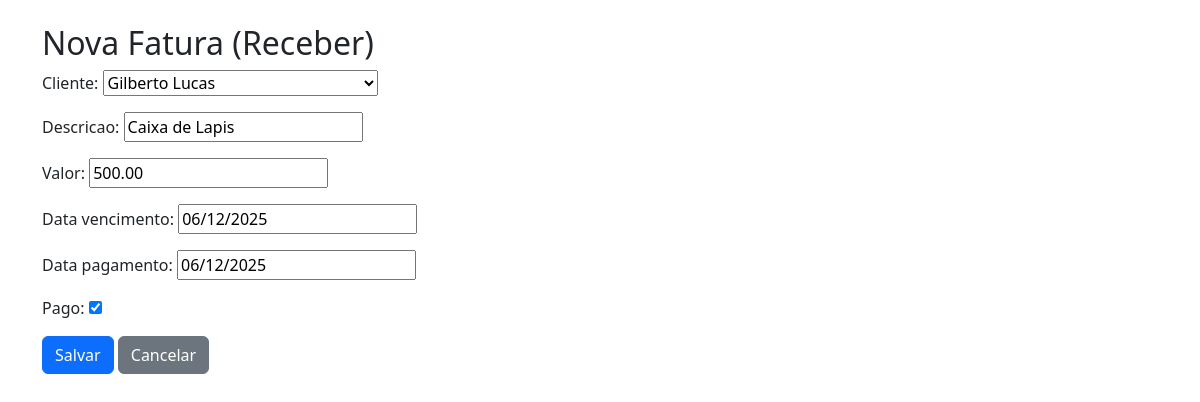
The page /financeiro/receber/editar/1/ (signed in) on the database as committed earlier.
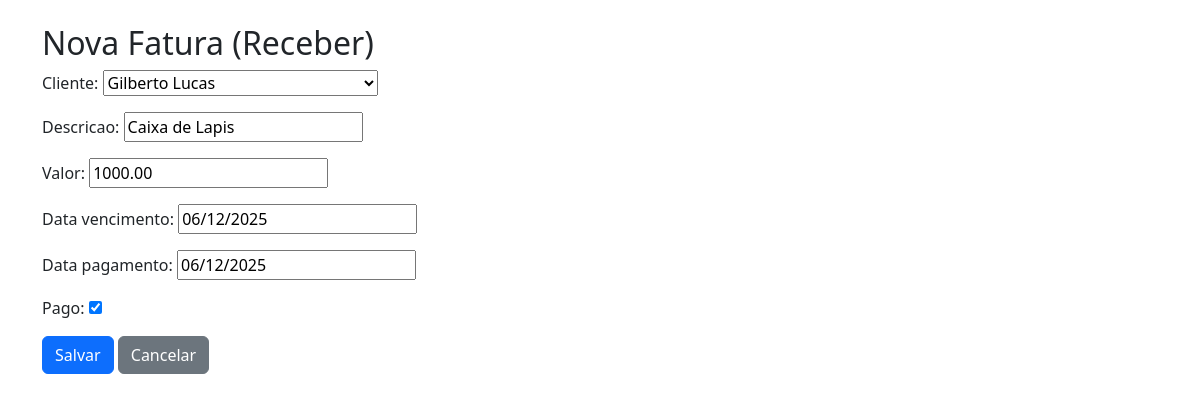
The same page on the database as committed later.
### financeiro/models.py (models this page shows, shortened)
class ContaReceber(models.Model):
    cliente = models.ForeignKey(Cliente, on_delete=models.CASCADE)
    descricao = models.CharField(max_length=200)
    valor = models.DecimalField(max_digits=10, decimal_places=2)
    data_vencimento = models.DateField()
    data_pagamento = models.DateField(null=True, blank=True)
    pago = models.BooleanField(default=False)

### financeiro/views.py (the view)
# urls.py: path('receber/editar/<int:conta_id>/', views.editar_conta_receber, name='editar_conta_receber'),
@login_required
def editar_conta_receber(request, conta_id):
    conta = get_object_or_404(ContaReceber, id=conta_id)
    if request.method == 'POST':
        form = ContaReceberForm(request.POST, instance=conta)
        if form.is_valid():
            form.save()
            return redirect('lista_contas_receber')
    else:
        form = ContaReceberForm(instance=conta)
    return render(request, 'financeiro/form_receber.html', {'form': form})

### financeiro/forms.py
class ContaReceberForm(forms.ModelForm):
    class Meta:
        model = ContaReceber
        fields = '__all__'

### clientes/models.py (called while the page is built)
    def __str__(self):
        return self.nome

### Templates/financeiro/form_receber.html (shortened to what this page needs)
<!DOCTYPE html>
<html>
<head>
    <link href="https://cdn.jsdelivr.net/npm/bootstrap@5.3.0/dist/css/bootstrap.min.css" rel="stylesheet">
</head>
<body class="p-4">
<div class="container">
    <h2>Nova Fatura (Receber)</h2>
    <form method="post">
        {{ form.as_p }}
        <button type="submit" class="btn btn-primary">Salvar</button>
        <a href="{% url 'lista_contas_receber' %}" class="btn btn-secondary">Cancelar</a>
    </form>
</div>
</body>
</html>

Rows that differ between the two databases and show on the page:
changed ContaReceber "Gilberto Lucas": valor "500.00" → "1000.00"
